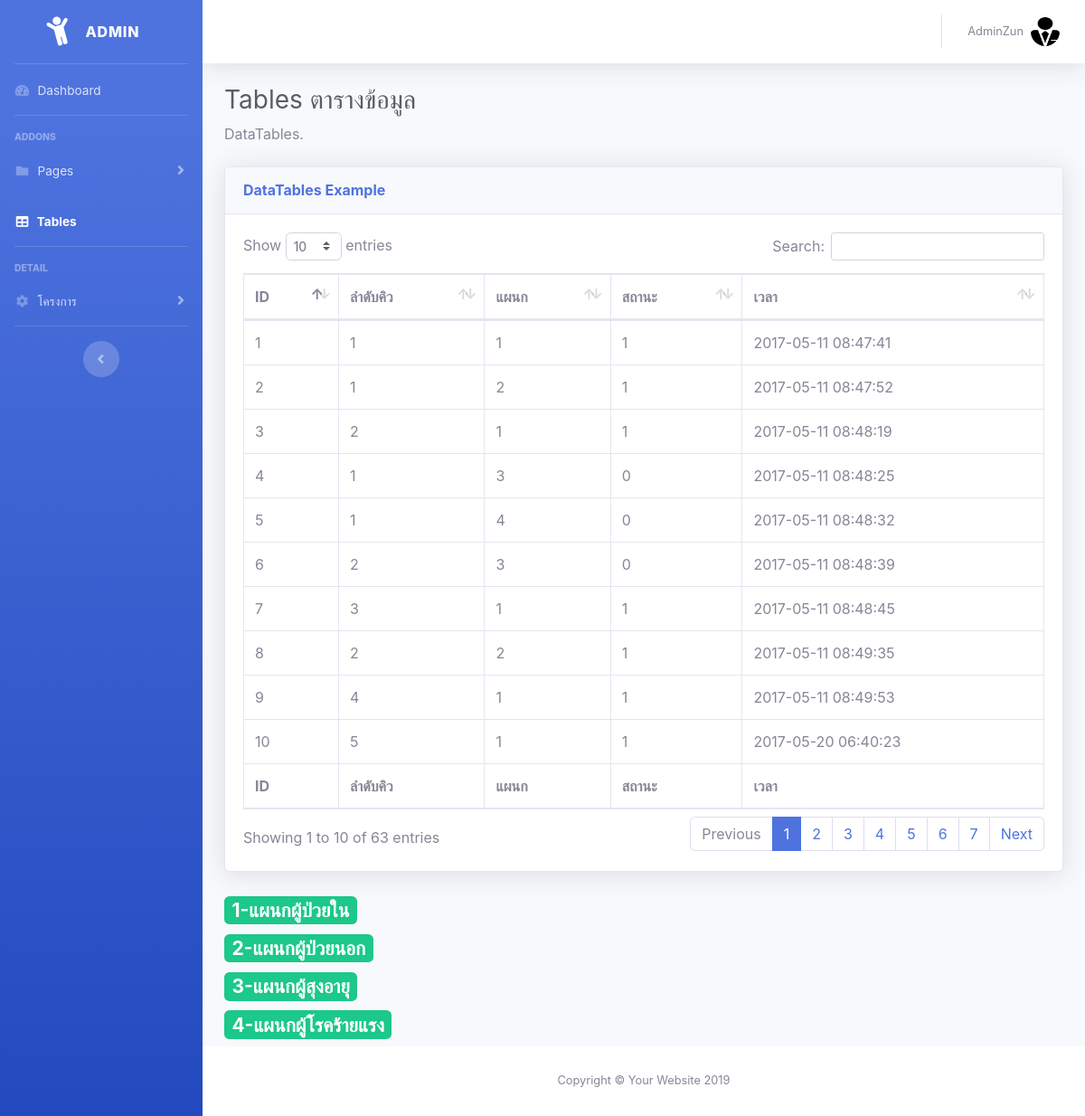
Screenshot of /tables.php (signed in) with the database file from the repository.
### tables this page shows
CREATE TABLE `qe_queue` (
  `id` int(11) NOT NULL,
  `qa` int(4) NOT NULL COMMENT 'คิว',
  `dp_id` tinyint(4) NOT NULL COMMENT 'แผนก',
  `status` tinyint(4) NOT NULL DEFAULT 0 COMMENT '0รอ 1 ดำเนินการแล้ว',
  `rtime` timestamp NOT NULL DEFAULT current_timestamp()
);

### tables.php (the view, shortened to what this page needs)
<!DOCTYPE html>
<html lang="en">
<head>
  <link href="admin/vendor/fontawesome-free/css/all.min.css" rel="stylesheet" type="text/css">
  <link href="dmin/vendor/font_Nunito/css?family=Nunito&display=swap" rel="stylesheet">
  <link href="admin/css/sb-admin-2.min.css" rel="stylesheet">
  <link href="admin/vendor/datatables/dataTables.bootstrap4.min.css" rel="stylesheet">
</head>
<body id="page-top">
  <div id="wrapper">
    <ul class="navbar-nav bg-gradient-primary sidebar sidebar-dark accordion" id="accordionSidebar">
      <a class="sidebar-brand d-flex align-items-center justify-content-center" href="admin.php">
        <div class="sidebar-brand-icon rotate-n-15">
          <i class="fas fa-child"></i>
        </div>
        <div class="sidebar-brand-text mx-3">Admin</div>
      </a>
      <hr class="sidebar-divider my-0">
      <li class="nav-item">
        <a class="nav-link" href="admin.php">
          <i class="fas fa-fw fa-tachometer-alt"></i>
          <span>Dashboard</span></a>
      </li>
      <hr class="sidebar-divider">
      <div class="sidebar-heading">
        Addons
      </div>
      <li class="nav-item">
        <a class="nav-link collapsed" href="#" data-toggle="collapse" data-target="#collapsePages" aria-expanded="true" aria-controls="collapsePages">
          <i class="fas fa-fw fa-folder"></i>
          <span>Pages</span>
        </a>
      </li>
      <li class="nav-item active">
        <a class="nav-link" href="tables.php">
          <i class="fas fa-fw fa-table"></i>
          <span>Tables</span></a>
      </li>
      <hr class="sidebar-divider">
      <div class="sidebar-heading">
        DETAIL
      </div>
      <li class="nav-item">
        <a class="nav-link collapsed" href="#" data-toggle="collapse" data-target="#collapseTwo" aria-expanded="true" aria-controls="collapseTwo">
          <i class="fas fa-fw fa-cog"></i>
          <span>โครงการ</span>
        </a>
      </li>
      <hr class="sidebar-divider d-none d-md-block">
      <div class="text-center d-none d-md-inline">
        <button class="rounded-circle border-0" id="sidebarToggle"></button>
      </div>
    </ul>
    <div id="content-wrapper" class="d-flex flex-column">
      <div id="content">
        <nav class="navbar navbar-expand navbar-light bg-white topbar mb-4 static-top shadow">
          <ul class="navbar-nav ml-auto">
            <li class="nav-item dropdown no-arrow">
              <a class="nav-link dropdown-toggle" href="#" id="userDropdown" role="button" data-toggle="dropdown" aria-haspopup="true" aria-expanded="false">
              <?php if (isset($_SESSION['id'])) {  ?>
                <span class="mr-2 d-none d-lg-inline text-gray-600 small">  <?php echo $_SESSION['name']; ?> </span>
                <img class="img-profile rounded-circle" src="img/img1.png">
              </a>
              <?php }else { ?>
                <?php } ?>
             </li>
          </ul>
        </nav>
        <div class="container-fluid">
          <h1 class="h3 mb-2 text-gray-800">Tables ตารางข้อมูล</h1>
          <p class="mb-4">DataTables</a>.</p>
          <div class="card shadow mb-4">
            <div class="card-header py-3">
              <h6 class="m-0 font-weight-bold text-primary">DataTables Example</h6>
            </div>
            <div class="card-body">
              <div class="table-responsive">
                <table class="table table-bordered" id="dataTable" width="100%" cellspacing="0">
                  <thead>
                    <tr>
                       <th>ID</th>
                      <th>ลำดับคิว</th>
                      <th>แผนก</th>
                      <th>สถานะ</th>
                      <th>เวลา</th>
                    </tr>
                  </thead>
                  <tfoot>
                    <tr>
                      <th>ID</th>
                      <th>ลำดับคิว</th>
                      <th>แผนก</th>
                      <th>สถานะ</th>
                      <th>เวลา</th>
                    </tr>
                  </tfoot>
                  <tbody>
    <?php
          include ('config.php');
        $sql = "SELECT * FROM qe_queue";
        $result = $conn->query($sql);
        if ($result->num_rows > 0) {
          while($row = $result->fetch_assoc()) {
            echo "<tr>";
            echo "<td>" . $row['id'] ."</td>";
            echo "<td>" . $row['qa'] ."</td>";
            echo "<td>" . $row['dp_id'] ."</td>";
            echo "<td>" . $row['status'] ."</td>";
            echo "<td>" . $row['rtime'] ."</td>";
            echo "</tr>";
        }
        } else {
          echo "0 results";
        }
    ?>
                  </tbody>
                </table>
              </div>
            </div>
          </div>
           <h3><span class="badge badge-success">1-แผนกผู้ป่วยใน</span></h3>
           <h3><span class="badge badge-success">2-แผนกผู้ป่วยนอก</span></h3>
           <h3><span class="badge badge-success">3-แผนกผู้สุงอายุ</span></h3>
           <h3><span class="badge badge-success">4-แผนกผู้โรคร้ายแรง</span></h3>
        </div>
      </div>
      <footer class="sticky-footer bg-white">
        <div class="container my-auto">
          <div class="copyright text-center my-auto">
            <span>Copyright &copy; Your Website 2019</span>
          </div>
        </div>
      </footer>
    </div>
  </div>
</body>
</html>

### rows the page displays
qe_queue: id "1", qa "1", dp "1", status "1", rtime "2017-05-11 08:47:41"
qe_queue: id "2", qa "1", dp "2", status "1", rtime "2017-05-11 08:47:52"
qe_queue: id "3", qa "2", dp "1", status "1", rtime "2017-05-11 08:48:19"
qe_queue: id "4", qa "1", dp "3", status "0", rtime "2017-05-11 08:48:25"
qe_queue: id "5", qa "1", dp "4", status "0", rtime "2017-05-11 08:48:32"
qe_queue: id "6", qa "2", dp "3", status "0", rtime "2017-05-11 08:48:39"
qe_queue: id "7", qa "3", dp "1", status "1", rtime "2017-05-11 08:48:45"
qe_queue: id "8", qa "2", dp "2", status "1", rtime "2017-05-11 08:49:35"
qe_queue: id "9", qa "4", dp "1", status "1", rtime "2017-05-11 08:49:53"
qe_queue: id "10", qa "5", dp "1", status "1", rtime "2017-05-20 06:40:23"

### other values shown
$_SESSION['name'] "AdminZun"
